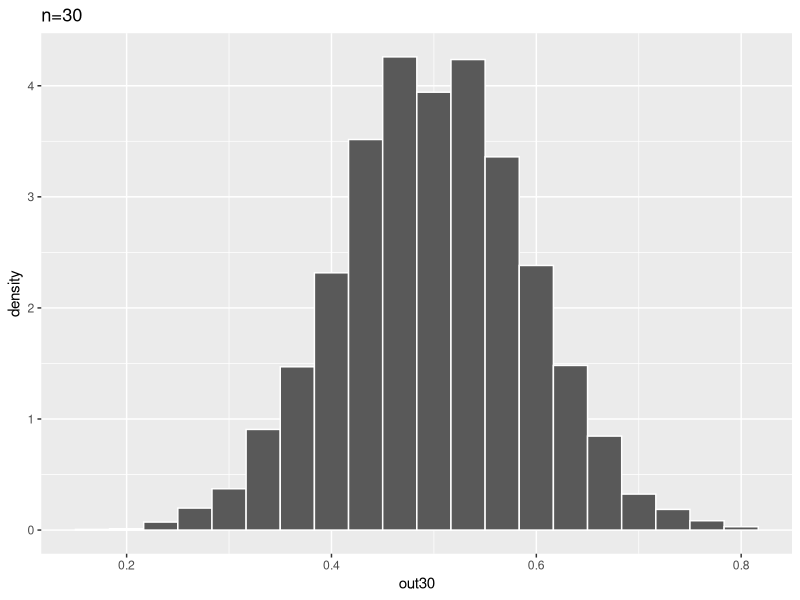
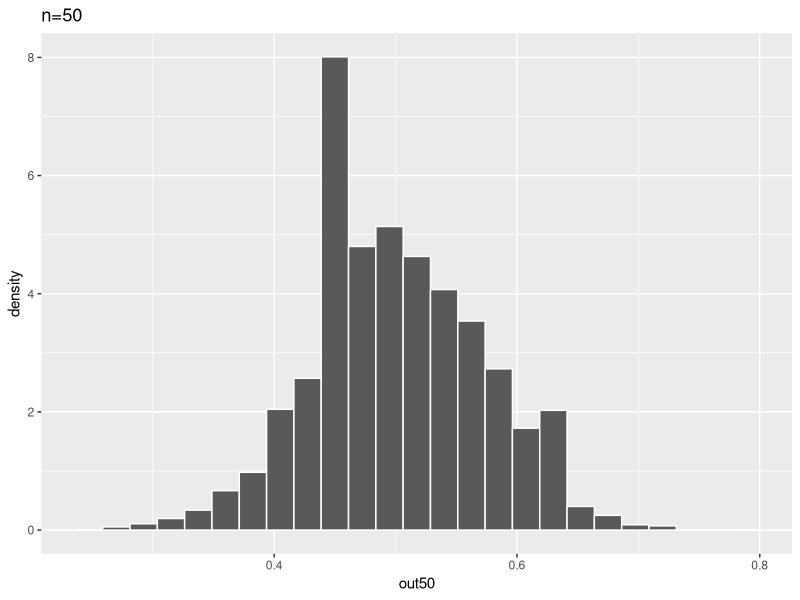
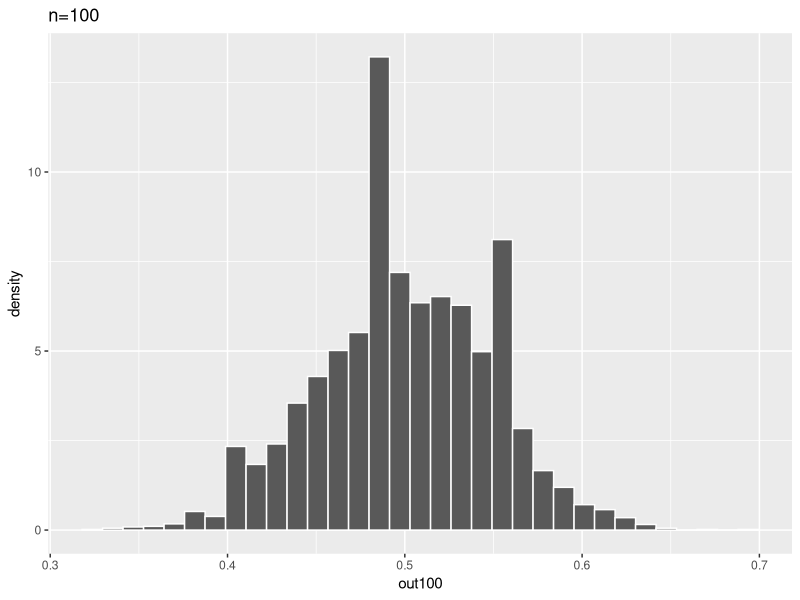

Write R code to recreate these figures, in order.
# Day 16 - 3/7/2025
# Notes 9
# Note: See Code to Copy file!

#----------------------------------------------------

# Bead box warm-up!

mybox <- c(rep("green",10000), rep("red", 5000), rep("blue", 15000))


trueprop <- sum(mybox == "blue")/length(mybox)
trueprop

mysample <- sample(mybox, 30, replace=F)
mysample

table(mysample)

sum(mysample=="blue")/30

out30 <- replicate(5000, sum(sample(mybox, 30, replace=F)=="blue")/30)
library(tidyverse)
results30 <- data.frame(out30)
ggplot(results30,aes(x=out30,y=after_stat(density)))+
  geom_histogram(color="white",bins=20) + 
  labs(title="n=30")

mean(out30)
min(out30)
max(out30)

out50 <- replicate(5000, sum(sample(mybox, 50, replace=F)=="blue")/50)
results50 <- data.frame(out50)
ggplot(results50,aes(x=out50,y=after_stat(density)))+
  geom_histogram(color="white",bins=25) +
  labs(title="n=50")

mean(out50)
min(out50)
max(out50)


out100 <- replicate(5000, sum(sample(mybox, 100, replace=F)=="blue")/100)
results100 <- data.frame(out100)
ggplot(results100,aes(x=out100,y=after_stat(density)))+
  geom_histogram(color="white",bins=33) +
  labs(title="n=100")

mean(out100)
min(out100)
max(out100)



#--------------------------------------------------------
# Notes 9


my_mat <- matrix(1:15,nrow=3)

apply(my_mat, 2, mean)
apply(my_mat, 1, max)
apply(my_mat, 2, sum)
apply(my_mat, 1, sd)

apply(mtcars, 2, mean)

apply(randu, 2, t.test, mu=0.5)

#---------------------------------------------------
# for() loops

#Example 1
for(i in 1:5) {print(i)}

#Example 2
for(index in seq(0,10,2)) {print(index)}

#Example 3
for(j in c(1,12,50)){
  print(j)
  print(2*j)
}
